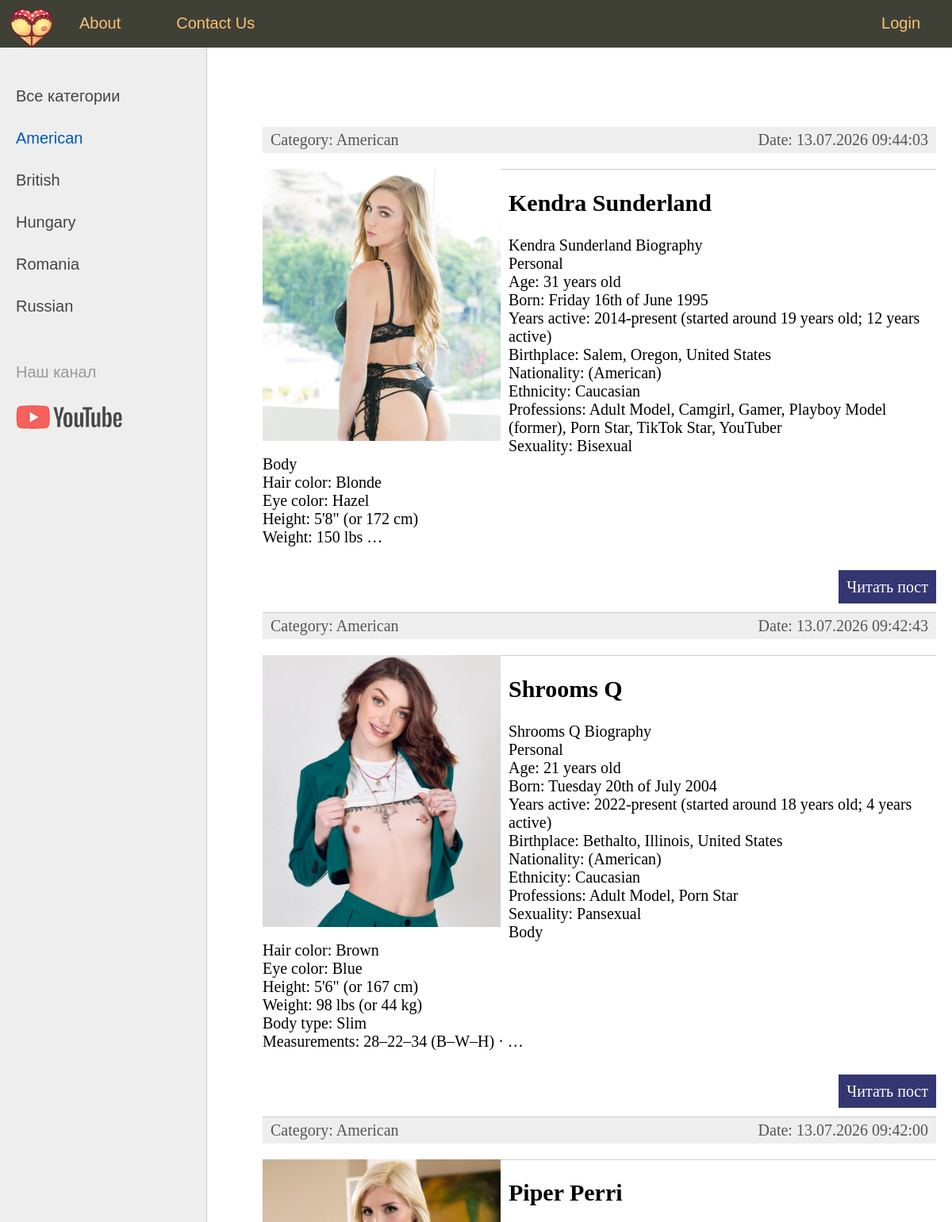
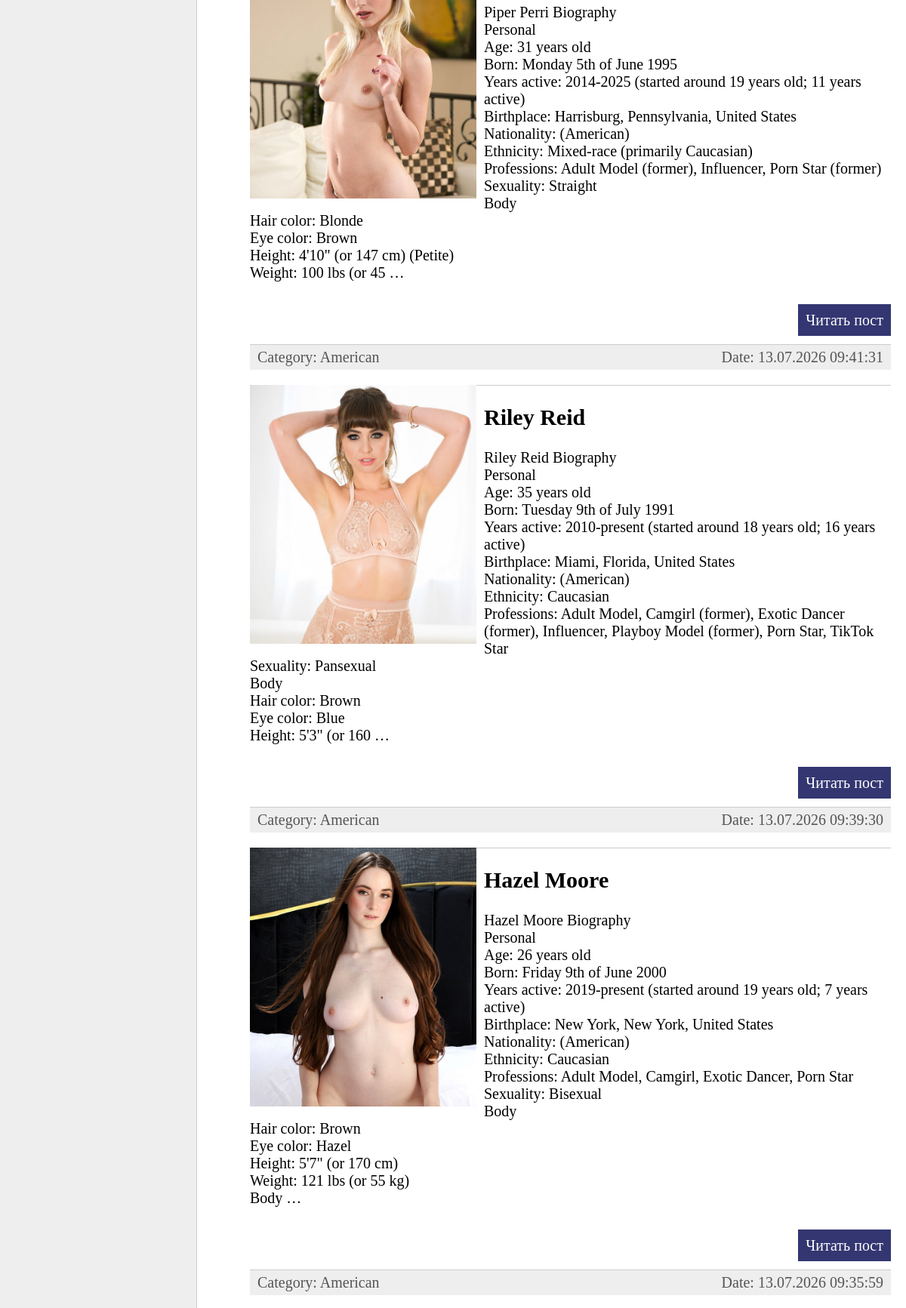
The app's page /category/american/ (upper part) with its own data (2 pictures, top to bottom).
### women/models.py (models this page shows, shortened)
class Category(models.Model):
    name=models.CharField(max_length=100,db_index=True,verbose_name='Ady')
    slug=models.SlugField(max_length=255,unique=True,db_index=True,verbose_name='URL')
    def __str__(self):
        return self.name
    def get_absolute_url(self):
        return reverse('category',kwargs={'cat_slug':self.slug})
    class Meta:
        verbose_name='Kategoriya'
        verbose_name_plural='Kategoriyalar'
        ordering=['id']

class Women(models.Model):
    title=models.CharField(max_length=255,verbose_name='Ady')
    slug=models.SlugField(max_length=255,unique=True,db_index=True,verbose_name='URL')
    content=models.TextField(blank=True,verbose_name='Tekst')
    photo=models.ImageField(upload_to="photos/%Y/%m/%d",verbose_name='Surat')
    time_create=models.DateTimeField(auto_now_add=True,verbose_name='Doran wagty')
    time_update=models.DateTimeField(auto_now=True,verbose_name='Uytgan wagty')
    is_published=models.BooleanField(default=True,verbose_name='Publikasiya')
    cat=models.ForeignKey('Category',on_delete=models.PROTECT,verbose_name='Kategoriya')
    def get_absolute_url(self):
        return reverse('post',kwargs={'post_slug':self.slug})
    class Meta:
        verbose_name='Pornstar'
        verbose_name_plural='PornStars'
        ordering=['-time_create','title']

### women/views.py (the view)
# urls.py: path('category/<slug:cat_slug>/',WomenCategory.as_view(),name='category'),
class WomenCategory(DataMixin,ListView):
    model=Women
    template_name='women/index.html'
    context_object_name='posts'
    allow_empty=False
    def get_context_data(self,*,object_list=None,**kwargs):
        context=super().get_context_data(**kwargs)
        c_def=self.get_user_context(title=context['posts'][0].cat,cat_selected=context['posts'][0].cat_id)
        return dict(list(context.items())+list(c_def.items()))
    def get_queryset(self):
        return Women.objects.filter(cat__slug=self.kwargs['cat_slug'],is_published=True)

### women/templatetags/women_tags.py (called while the page is built)
@register.inclusion_tag('women/list_categories.html')
def show_categories(sort=None, cat_selected=0):
    if sort:
        cats=Category.objects.order_by(sort)
    else:
        cats=Category.objects.all()
    return {'cats':cats,'cat_selected':cat_selected}

### women/utils.py (called while the page is built)
    def get_user_context(self,**kwargs):
        context=kwargs
        cats=Category.objects.annotate(Count('women'))
        user_menu=menu.copy()
        if not self.request.user.is_authenticated:
            user_menu.pop(1)
        context['menu']=user_menu
        context['cats']=cats
        if 'cat_selected'not in context:
            context['cat_selected']=0
        return context

### women/templates/women/index.html (shortened to what this page needs)
{% extends 'women/base.html' %}
{% block content %}
<ul class="list-articles">
	{% for p in posts %}
			<li><div class="article-panel">
				<p class="first">Category: {{p.cat}}</p>
				<p class="last">Date: {{p.time_update|date:"d.m.Y H:i:s"}}</p>
			</div>
			{%if p.photo%}
			<p><img class="img-article-left tumb" src="{{p.photo.url}}" alt="{{p.title}}"></p>
			{%endif%}
			<li><h2>{{p.title}}</h2>
	{% autoescape on %}
	{{p.content|linebreaks|truncatewords:50}}
	{% endautoescape %}
			<p class="link-read-post"><a href="{{p.get_absolute_url}}">Читать пост</a></p>
			</li>
	{% endfor %}
</ul>
{% endblock %}

### women/templates/women/base.html (shortened to what this page needs)
{% load static %}
{% load women_tags%}
<!DOCTYPE html>
<html>
<head>
	<link type="text/css" href="{% static 'women/css/styles.css' %}" rel="stylesheet" />
</head>
<body>
<table class="table-page" border=0 cellpadding="0" cellspacing="0">
<tr><td valign=top>
{% block mainmenu %}
		<div class="header">
			<ul id="mainmenu" class="mainmenu">
			<li class="logo"><a href="{% url 'home' %}"><div class="logo"></div></a></li>
{% for m in menu %}
	{% if not forloop.last %}
			<li><a href="{% url m.url_name %}">{{m.title}}</a></li>
	{% else %}
			<li class="last"><a href="{% url m.url_name %}">{{m.title}}</a></li>
	{% endif %}
{% endfor %}
			</ul>
		</div>
{% endblock mainmenu %}
<table class="table-content" border=0 cellpadding="0" cellspacing="0">
<tr>
	<td valign="top" class="left-chapters">
	<ul id="leftchapters">
{% if cat_selected == 0 %}
		<li class="selected">Все категории</li>
{% else %}
		<li><a href="{% url 'home' %}">Все категории</a></li>
{% endif %}
{% for c in cats %}
{% if c.women__count > 0 %}
	{% if c.pk == cat_selected %}
		<li class="selected">{{c.name}}</li>
	{% else %}
		<li><a href="{{ c.get_absolute_url }}">{{c.name}}</a></li>
	{% endif %}
{% endif %}
{% endfor %}
		<li class="share">
		<p>Наш канал</p>
		<a class="share-yt" href="https://www.youtube.com/channel/UClJzWfGWuGJL2t-3dYKcHTA/playlists" target="_blank" rel="nofollow"></a>
		</li>
	</ul>
</td>
<td valign="top" class="content">
	<div class="content-text">
{% block content %}
{% endblock %}
	</div>
</td></tr></table>
</td></tr>
</table>
</body>
</html>

### women/static/women/css/styles.css (style rules this page uses)
html, body { font-family: 'Arial'; margin: 0; padding: 0; height: 100%; width: 100%; color: #444; }
a { color: #0059b2; text-decoration: none; }
img { max-width: 600px; height: auto; }
img.img-article-left { max-width: 300px; height: auto; float: left; padding: 0 10px 10px 0; }
p.link-read-post { text-align: right; }
p.link-read-post a { padding: 10px; min-width: 100px; background: #333671; color: #fff; text-decoration: none; }
div.article-panel { background: #eee; padding: 5px 10px 5px 10px; box-sizing: border-box; overflow: hidden; color: #555; }
div.article-panel p.first { margin: 0; float: left; }
div.article-panel p.last { margin: 0; float: right; }
ul.list-articles { list-style: none; margin: 0; padding: 0; }
ul.list-articles li { border-bottom: 1px solid #ccc; }
.table-page { width: 100%; height: 100%; vertical-align: top; }
.table-page tr { height: 100%; }
.header { background: #3F4137; height: 60px; }
.logo { background: url('../images/logo.png') no-repeat 10px 5px; width: 70px; height: 60px; }
ul.mainmenu { list-style: none; margin: 0; padding: 0; height: 60px; color: #fdc073; font-size: 20px; overflow: hidden; }
ul.mainmenu li { float: left; margin: 18px 40px 0 30px; }
ul.mainmenu li.logo { margin: 0; }
ul.mainmenu li.last { float: right; }
ul.mainmenu li a { color: #fdc073; text-decoration: none; }
.table-content { width: 100%; min-height: 100%; height: 100%; }
.left-chapters { margin: 0; background: #eee; border-right: 1px solid #ccc; min-height: 100%; }
.left-chapters ul { width: 230px; min-height: 100%; margin: 0; padding: 20px 10px 10px 20px; list-style: none; font-size: 20px; }
.left-chapters ul li { margin: 30px 0 0 0; color: #999; }
.left-chapters ul li.selected { color: #0059b2; }
.left-chapters ul li a { color: #444; text-decoration: none; }
.left-chapters ul li.share { margin: 60px 0 0 0; }
.left-chapters ul li.share p { margin: 30px 0 30px 0; }
.left-chapters ul li.share a { display: inline-block; width: 40px; height: 40px; margin: 0 20px 0 0; }
.left-chapters ul li.share a.share-yt { width: 100%; height: 30px; background: url('../images/share_yt.png') no-repeat 0 0 }
.content { padding: 40px 20px 20px 40px; width: 100%; box-sizing: border-box; }
.content-text { margin: 60px 0 0 30px; color: #000; font-size: 20px; font-family: Yandex Sans Display Light; }

### records on screen
Category: name "American"
Category: name "British"
Category: name "Hungary"
Category: name "Romania"
Category: name "Russian"
Women: cat "American", time_update "13.07.2026 09:44:03", photo (picture), title "Kendra Sunderland", content "Kendra Sunderland Biography Personal Age: 31 years old Born: Friday 16th of June 1995 Years active: 2014-present (started around 19 years old; 12 years active) Birthplace: Salem, Oregon, United States Nationality: (American) Ethnicity: Caucasian Professions: Adult Model, Camgirl, Gamer, Playboy Model (former), Porn Star, TikTok Star, YouTuber Sexuality: Bisexual Body Hair color: Blonde Eye color: Hazel Height: 5'8\" (or 172 cm) Weight: 150 lbs …"
Women: cat "American", time_update "13.07.2026 09:42:43", photo (picture), title "Shrooms Q", content "Shrooms Q Biography Personal Age: 21 years old Born: Tuesday 20th of July 2004 Years active: 2022-present (started around 18 years old; 4 years active) Birthplace: Bethalto, Illinois, United States Nationality: (American) Ethnicity: Caucasian Professions: Adult Model, Porn Star Sexuality: Pansexual Body Hair color: Brown Eye color: Blue Height: 5'6\" (or 167 cm) Weight: 98 lbs (or 44 kg) Body type: Slim Measurements: 28–22–34 (B–W–H) · …"
Women: cat "American", time_update "13.07.2026 09:42:00", photo (picture), title "Piper Perri", content "Piper Perri Biography Personal Age: 31 years old Born: Monday 5th of June 1995 Years active: 2014-2025 (started around 19 years old; 11 years active) Birthplace: Harrisburg, Pennsylvania, United States Nationality: (American) Ethnicity: Mixed-race (primarily Caucasian) Professions: Adult Model (former), Influencer, Porn Star (former) Sexuality: Straight Body Hair color: Blonde Eye color: Brown Height: 4'10\" (or 147 cm) (Petite) Weight: 100 lbs (or 45 …"
Women: cat "American", time_update "13.07.2026 09:41:31", photo (picture), title "Riley Reid", content "Riley Reid Biography Personal Age: 35 years old Born: Tuesday 9th of July 1991 Years active: 2010-present (started around 18 years old; 16 years active) Birthplace: Miami, Florida, United States Nationality: (American) Ethnicity: Caucasian Professions: Adult Model, Camgirl (former), Exotic Dancer (former), Influencer, Playboy Model (former), Porn Star, TikTok Star Sexuality: Pansexual Body Hair color: Brown Eye color: Blue Height: 5'3\" (or 160 …"
Women: cat "American", time_update "13.07.2026 09:39:30", photo (picture), title "Hazel Moore", content "Hazel Moore Biography Personal Age: 26 years old Born: Friday 9th of June 2000 Years active: 2019-present (started around 19 years old; 7 years active) Birthplace: New York, New York, United States Nationality: (American) Ethnicity: Caucasian Professions: Adult Model, Camgirl, Exotic Dancer, Porn Star Sexuality: Bisexual Body Hair color: Brown Eye color: Hazel Height: 5'7\" (or 170 cm) Weight: 121 lbs (or 55 kg) Body …"
Women: cat "American", time_update "13.07.2026 09:35:59"

### other values on screen
{{ m.title }} "About" "Contact Us"
{{ m.title }} "Login"
